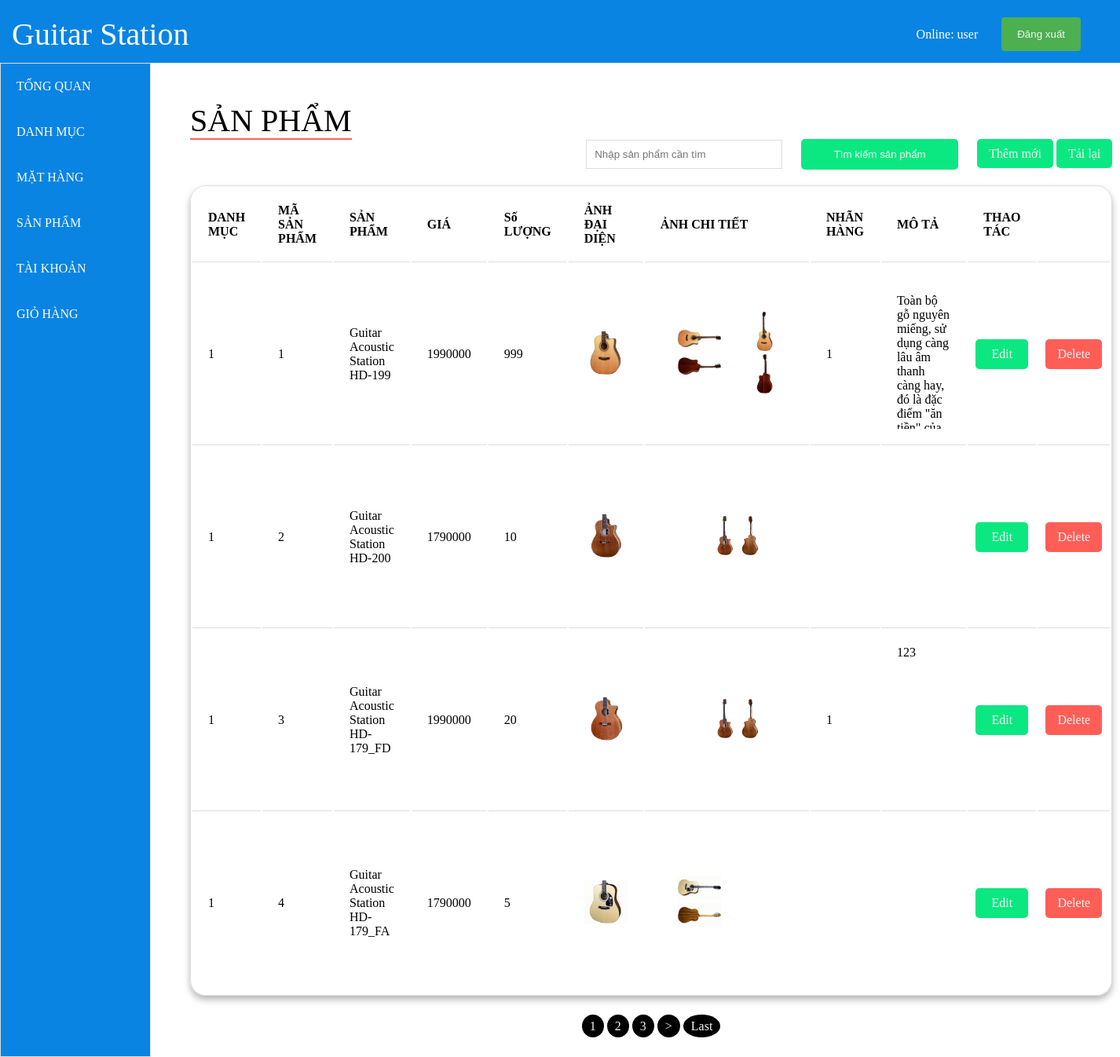
The page /admin/product/pro_show.php (signed in) on the database its author committed.
### tables this page shows
CREATE TABLE `tbl_product` (
  `cate_id` int(5) NOT NULL,
  `pro_id` int(5) NOT NULL,
  `pro_name` varchar(50) NOT NULL,
  `pro_price` int(20) NOT NULL,
  `pro_rate` int(6) NOT NULL,
  `pro_number` int(5) NOT NULL,
  `pro_img` varchar(255) DEFAULT NULL,
  `pro_img1` varchar(255) DEFAULT NULL,
  `pro_img2` varchar(255) DEFAULT NULL,
  `pro_img3` varchar(255) DEFAULT NULL,
  `pro_img4` varchar(255) DEFAULT NULL,
  `pro_band` varchar(50) NOT NULL,
  `pro_des` varchar(5000) NOT NULL
);

### admin/product/pro_show.php (the view, shortened to what this page needs)
<!DOCTYPE html>
<html lang="en">
<head>
    <link rel="stylesheet" href="../admin.css">
    <link rel="stylesheet" href="../product.css">
    <link rel="stylesheet" href="../pagination.css">
    <link rel="stylesheet" href="pro.css">
    <link rel="stylesheet" href="https://use.fontawesome.com/releases/v5.7.2/css/all.css">
</head>
<body>
    <?php
    include '../../db.php';
    $search = isset($_GET['ten']) ? $_GET['ten'] : "";
    $item_per_page = !empty($_GET['per_page']) ? $_GET['per_page'] : 4;
    $current_page = !empty($_GET['page']) ? $_GET['page'] : 1;
    $offset = ($current_page - 1) * $item_per_page;
    if ($search) {
        $sql = "SELECT * FROM `tbl_product` WHERE `cate_id` LIKE '%" . $search . "%' OR `pro_id` LIKE '%" . $search . "%' OR `pro_name` LIKE '%" . $search . "%' OR `pro_price` LIKE '%" . $search . "%' OR `pro_number` LIKE '%" . $search . "%' OR `pro_band` LIKE '%" . $search . "%'LIMIT " . $item_per_page . " OFFSET " . $offset;
        $totalRecords = mysqli_query($connect, "SELECT * FROM `tbl_product` WHERE `cate_id` LIKE '%" . $search . "%' OR `pro_name` LIKE '%" . $search . "%' OR `pro_price` LIKE '%" . $search . "%' OR `pro_number` LIKE '%" . $search . "%' OR `pro_band` LIKE '%" . $search . "%' ");
    } else {
        $sql = "SELECT * FROM tbl_product LIMIT " . $item_per_page . " OFFSET " . $offset;
    }
    $query = mysqli_query($connect, $sql);
    if (empty($_SESSION['current_user'])) {
    ?>
        Chua dang nhap , dang nhap tai
        <a href="../login.php">Tai day</a>
    <?php } else {
        $currentUser = $_SESSION['current_user'];
    ?>
        <header style="background-color: #0984e3;">
            <div class="cnt">
                <div class="logo">
                <span><a href="../homepage.php" style="text-decoration: none; color:white;">Guitar Station</a></span>
                </div>
                <div class="in-out" style="margin-right: 50px;">
                    <div class="name">
                        <p>Online: <?= $currentUser['user_name'] ?></p>
                    </div>
                    <button><a href="../../logout.php">Đăng xuất</a></button>
                </div>
            </div>
        </header>
        <div class="main">
            <div class="nav-small">
                <div class="nav-small_left">
                <div class="nav-item">
                        <a href="../homepage.php">TỔNG QUAN</a>
                    </div>
                    <div class="nav-item">
                        <a href="../menu/menu.php">DANH MỤC</a>
                    </div>
                    <div class="nav-item">
                        <a href="../cate/cate.php">MẶT HÀNG</a>
                    </div>
                    <div class="nav-item">
                        <a href="product.php">SẢN PHẨM</a>
                    </div>
                    <div class="nav-item">
                        <a href="../user/user.php">TÀI KHOẢN</a>
                    </div>
                    <div class="nav-item">
                        <a href="../cart/cart.php">GIỎ HÀNG</a>
                    </div>
                </div>
            </div>
            <div class="display-data">
                <div class="title">
                    <span> SẢN PHẨM </span>
                </div>
                <div class="action" style="margin-bottom: 20px;">
                    <form action="" method="GET">
                        <input type="text" style="padding: 10px; width: 250px; border: 1px solid #ddd;" placeholder="Nhập sản phẩm cần tìm" value="<?= isset($_GET['ten']) ? $_GET['ten'] : "" ?>" name="ten" />
                        <input type="submit" class="btn btn-secondary" value="Tìm kiếm sản phẩm" style="height: 39px;">
                        <a class="btn btn-primary" href="product.php?page_layout=add">Thêm mới</a>
                        <a href="product.php?page_layout=show" class="btn btn-primary"><i class="fa fa-refresh"></i>Tải lại</a>
                    </form>
                </div>
                <div class="table-cart_left">
                    <table style="border-collapse: inherit;  border: 1px solid #ddd; border-radius: 20px;">
                        <tr>
                            <th>DANH MỤC</th>
                            <th>MÃ SẢN PHẨM</th>
                            <th>SẢN PHẨM</th>
                            <th>GIÁ</th>
                            <th>Số LƯỢNG</th>
                            <th>ẢNH ĐẠI DIỆN</th>
                            <th>ẢNH CHI TIẾT</th>
                            <th>NHÃN HÀNG</th>
                            <th style="width: 500px;">MÔ TẢ</th>
                            <th>THAO TÁC</th>
                            <th></th>
                        </tr>
                        <?php while ($row = mysqli_fetch_assoc($query)) : ?>
                            <tr>
                                <td>
                                    <div class="cate_id">
                                        <?php echo $row['cate_id'] ?>
                                    </div>
                                </td>
                                <td>
                                    <div class="pro_id">
                                        <?php echo $row['pro_id'] ?>
                                    </div>
                                </td>
                                <td>
                                    <div class="pro_name">
                                        <?php echo $row['pro_name'] ?>
                                    </div>
                                </td>
                                <td>
                                    <span class="newCost"><?php echo $row['pro_price'] ?></span>
                                </td>
                                <td>
                                    <div class="pro_number">
                                        <?php echo $row['pro_number'] ?>
                                    </div>
                                </td>
                                <td>
                                    <div class="pro_img">
                                        <img src="../../img/product/<?php echo $row['pro_img'] ?>" alt="">
                                    </div>
                                </td>
                                <td>
                                    <div class="des_img2">
                                        <table style="box-shadow :none;">
                                            <tr>
                                                <td>
                                                    <img style="width:55px;" src="../../img/moreInfor/<?php echo $row['pro_img1'] ?>" alt="">
                                                    <img style="width:55px;" src="../../img/moreInfor/<?php echo $row['pro_img2'] ?>" alt="">
                                                </td>
                                                <td>
                                                    <img style="width:auto; height:50px;" src="../../img/moreInfor/<?php echo $row['pro_img3'] ?>" alt="">
                                                    <img style="width:auto;  height:50px;" src="../../img/moreInfor/<?php echo $row['pro_img4'] ?>" alt="">
                                                </td>
                                            </tr>
                                        </table>
                                    </div>
                                </td>
                                <td>
                                    <div class="pro_brand">
                                    <?php echo $row['pro_band'] ?>
                                    </div>
                                </td>
                                <td>
                                    <div class="pro_des">
                                    <?php echo $row['pro_des'] ?>
                                    </div>
                                </td>
                                <td style="padding: 10px !important;">
                                    <div class="button-edit">
                                        <a type="button" href="product.php?page_layout=edit&pro_id=<?php echo $row['pro_id']; ?>">Edit</a>
                                    </div>
                                </td>
                                <td style="padding: 10px !important;">
                                    <div class="btn-del">
                                        <a type="button" href="product.php?page_layout=delete&pro_id=<?php echo $row['pro_id']; ?>">Delete</a>
                                    </div>
                                </td>
                            </tr>
                        <?php endwhile; ?>
                    </table>
                    <?php
                    include '../pagination.php';
                    ?>
                <?php }
                ?>
                </div>
            </div>
        </div>
</body>
</html>

### admin/admin.css (style rules this page uses)
* { margin: 0; padding: 0; box-sizing: border-box; }
header { height: 80px; }
.cnt { display: flex; justify-content: space-between; align-items: center; padding-top: 20px; }
.logo span { color: white; font-size: 40px; }
.name { padding: 0px 30px; }
.in-out { color: white; display: flex; align-items: center; }
.in-out button { background-color: #4CAF50; padding: 14px 20px; border: none; border-radius: 4px; cursor: pointer; }
.logo { margin-left: 15px; }
.main { display: flex; justify-content: space-between; height: auto }
.nav-small { border: 1px solid #ddd; }
.nav-item { padding: 20px; }
.nav-item a { text-decoration: none; color: white; }
.display-data { color: black; }
.pro_img img { width: 55px; height: 55px; }
.action { display: flex; justify-content: end; align-items: center; }
.action input { width: 200px; margin-right: 20px; }

### admin/product.css (style rules this page uses)
.table-cart_left table { width: auto; }
.table-cart_left th, td { padding: 20px; text-align: left; border-bottom: 1px solid #ddd; }

### admin/product/pro.css (style rules this page uses)
.action a { text-decoration: none; color: whitesmoke; }
.action input { outline: none; }
.btn-primary { padding: 10px 15px; background-color: #0be881; border-radius: 5px; }
.btn-secondary { cursor: pointer; border: none; border-radius: 5px; background-color: #0be881; color: whitesmoke; }
.button-edit a { text-decoration: none; color: whitesmoke; }
.button-edit { text-align: center; padding: 10px 15px; background-color: #0be881; border-radius: 5px; }
.btn-del a { text-decoration: none; color: whitesmoke; }
.btn-del { text-align: center; padding: 10px 15px; background-color: #ff5e57; border-radius: 5px; }
.pro_des { height: 190px; overflow: auto; }
.nav-small { width: 200px; background-color: #0984e3; }
.display-data { width: fit-content; margin: 50px 50px 30px; }
.title span { font-size: 40px; border-bottom: 2px solid #ff5e57; }
.in-out a { text-decoration: none; color: whitesmoke; }
.nav-item { width: 190px; cursor: pointer; text-align: left; }

### admin/product/pro_show.php (style rules this page uses)
table { box-shadow: 0 5px 8px 0 rgba(50, 50, 50, 0.35); -webkit-box-shadow: 0 5px 8px 0 rgba(50, 50, 50, 0.35); -moz-box-shadow: 0 5px 8px 0 rgba(50, 50, 50, 0.35); }
table tr:last-child td { border-bottom: none; }

### rows shown on the page
tbl_product: cate "1", pro_id "1", pro_name "Guitar Acoustic Station HD-199", pro_price "1990000", pro_number "999", pro_img (picture), pro_img1 (picture), pro_img2 (picture), pro_img3 (picture), pro_img4 (picture), pro_band "1", pro_des "Toàn bộ gỗ nguyên miếng, sử dụng càng lâu âm thanh càng hay, đó là đặc điểm \"ăn…"
tbl_product: cate "1", pro_id "2", pro_name "Guitar Acoustic Station HD-200", pro_price "1790000", pro_number "10", pro_img (picture), pro_img3 (picture), pro_img4 (picture)
tbl_product: cate "1", pro_id "3", pro_name "Guitar Acoustic Station HD-179_FD", pro_price "1990000", pro_number "20", pro_img (picture), pro_img3 (picture), pro_img4 (picture), pro_band "1", pro_des "123"
tbl_product: cate "1", pro_id "4", pro_name "Guitar Acoustic Station HD-179_FA", pro_price "1790000", pro_number "5", pro_img (picture), pro_img1 (picture), pro_img2 (picture)

### other values the page prints
$currentUser['user_name'] "user"
